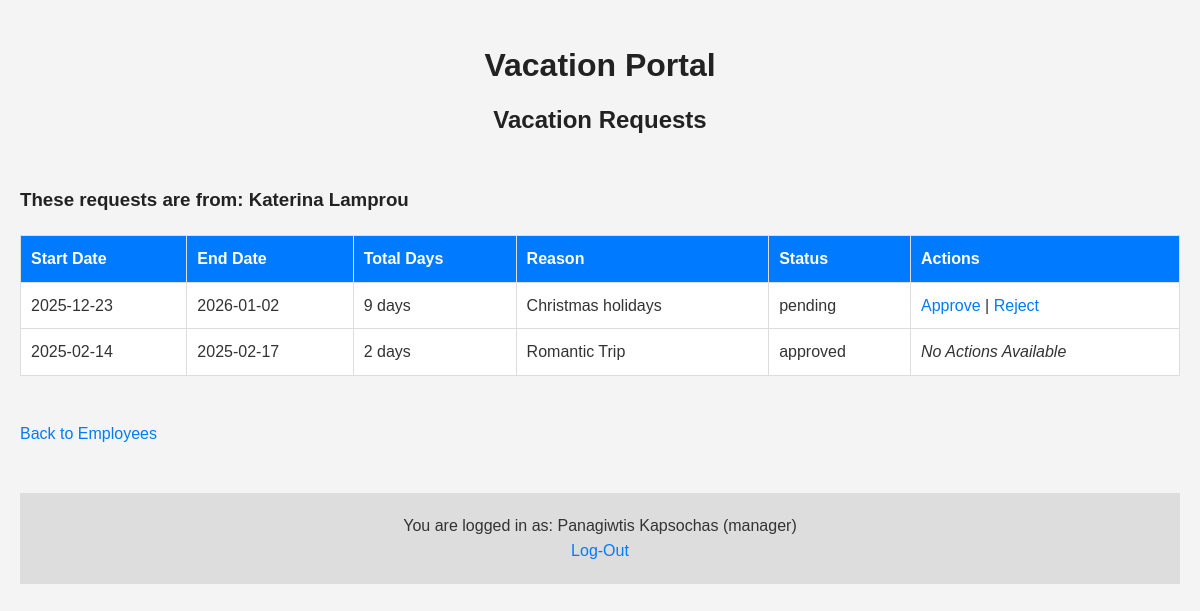
The app's page /manageRequestsForm.php?employee_code=1111113 (signed in) with its own data.
### tables this page shows
CREATE TABLE `users` (
  `employee_code` int(11) NOT NULL,
  `full_name` varchar(100) NOT NULL,
  `email` varchar(100) NOT NULL,
  `password` varchar(255) NOT NULL,
  `role` enum('manager','employee') NOT NULL,
  `manager_code` int(7) NOT NULL
);

CREATE TABLE `requests` (
  `id` int(11) NOT NULL,
  `employee_code` int(11) NOT NULL,
  `full_name` varchar(100) NOT NULL,
  `start_date` date NOT NULL,
  `end_date` date NOT NULL,
  `total_days` int(11) GENERATED ALWAYS AS (to_days(`end_date`) - to_days(`start_date`) + 1) STORED,
  `reason` text NOT NULL,
  `status` enum('pending','approved','rejected') NOT NULL,
  `submitted_date` datetime DEFAULT current_timestamp(),
  `manager_code` int(7) NOT NULL
);

### middleware/utils.php (called while the page is built, shortened)
<?php
function countWeekdays($start_date, $end_date) {
    $start = new DateTime($start_date);
    $end = new DateTime($end_date);
    $interval = new DateInterval('P1D');
    $dateRange = new DatePeriod($start, $interval, $end->modify('+1 day'));
    $weekdayCount = 0;
    foreach ($dateRange as $date) {
        if ($date->format('N') < 6) {
            $weekdayCount++;
        }
    }
    return $weekdayCount;
}
?>

### public/manageRequestsForm.php (the view, shortened to what this page needs)
<?php
include __DIR__ . '/../src/config.php';
include __DIR__ . '/../middleware/utils.php';
$employee_code = $_GET['employee_code'] ?? null;
$manager_code = $_SESSION['user_employee_code'];
$stmt = $connection->prepare("SELECT full_name FROM users WHERE employee_code = ? AND manager_code = ?");
$stmt->bind_param("ii", $employee_code, $manager_code);
$stmt->execute();
$employee_result = $stmt->get_result();
$employee = $employee_result->fetch_assoc();
$employee_full_name = $employee['full_name'] ?? 'Unknown Employee';
$stmt = $connection->prepare("SELECT id, start_date, end_date, reason, status FROM requests WHERE employee_code = ? AND manager_code = ?");
$stmt->bind_param("ii", $employee_code, $manager_code);
$stmt->execute();
$result = $stmt->get_result();
?>
<!DOCTYPE html>
<html lang="en">
<head>
</head>
<body>
    <div class="main-title">
        <h1>Vacation Portal</h1>
        <h2>Vacation Requests</h2>
    </div>
    <br>
    <h3>These requests are from: <?php echo htmlspecialchars($employee_full_name); ?></h3>
    <table border="1">
        <tr>
            <th>Start Date</th>
            <th>End Date</th>
            <th>Total Days</th>
            <th>Reason</th>
            <th>Status</th>
            <th>Actions</th>
        </tr>
        <?php while ($row = $result->fetch_assoc()): ?>
        <tr>
            <td><?php echo htmlspecialchars($row['start_date']); ?></td>
            <td><?php echo htmlspecialchars($row['end_date']); ?></td>
            <td><?php echo countWeekdays($row['start_date'], $row['end_date']) . " days"; ?></td>
            <td><?php echo htmlspecialchars($row['reason']); ?></td>
            <td><?php echo htmlspecialchars($row['status']); ?></td>
            <td>
                <?php if ($row['status'] === 'pending'): ?>
                    <a href="manageRequests.php?id=<?php echo $row['id']; ?>&action=approved">Approve</a> |
                    <a href="manageRequests.php?id=<?php echo $row['id']; ?>&action=rejected">Reject</a>
                <?php else: ?>
                    <em>No Actions Available</em>
                <?php endif; ?>
            </td>
        </tr>
        <?php endwhile; ?>
    </table>
    <br>
    <a href="manageUsersForm.php">Back to Employees</a>
    <br>
    <br>
    <footer>
        <div class="logout">
            <p>You are logged in as: <?php echo $_SESSION['user_full_name'] . " (" . $_SESSION['user_role'] . ")" ?></p>
            <a href="logout.php">Log-Out</a>
        </div>
    </footer>
</body>
</html>

### records on screen
users: full_name "Katerina Lamprou"
requests: start_date "2025-12-23", end_date "2026-01-02", countWeekdays($row['start_date'], $row['end_date']) "9", reason "Christmas holidays", status "pending"
requests: start_date "2025-02-14", end_date "2025-02-17", countWeekdays($row['start_date'], $row['end_date']) "2", reason "Romantic Trip", status "approved", shows "No Actions Available"

### other values on screen
$_SESSION['user_full_name'] "Panagiwtis Kapsochas"
$_SESSION['user_role'] "manager"
